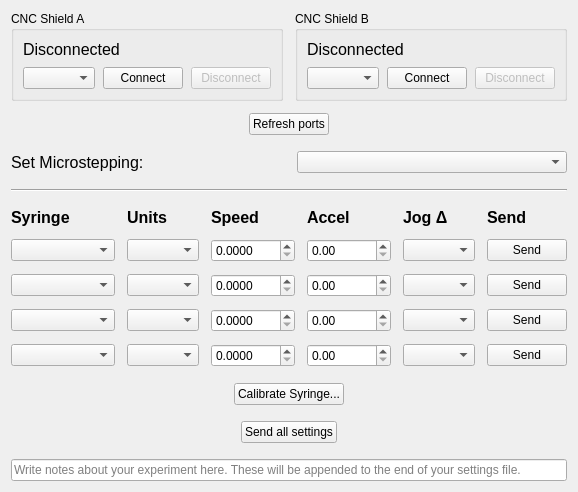
      <widget class="QWidget" name="setup">
       <attribute name="title">
        <string>Setup</string>
       </attribute>
       <layout class="QVBoxLayout" name="setupLayout">
        <property name="spacing">
         <number>16</number>
        </property>
        <item>
         <layout class="QGridLayout" name="portGrid">
          <property name="horizontalSpacing">
           <number>12</number>
          </property>
          <property name="verticalSpacing">
           <number>12</number>
          </property>
          <item row="0" column="0">
           <widget class="QGroupBox" name="primaryControllerGroup">
            <property name="title">
             <string>CNC Shield A</string>
            </property>
            <layout class="QVBoxLayout" name="primaryControllerLayout">
             <property name="spacing">
              <number>8</number>
             </property>
             <item>
              <widget class="QLabel" name="primary_status_LABEL">
               <property name="font">
                <font>
                 <pointsize>12</pointsize>
                </font>
               </property>
               <property name="text">
                <string>Disconnected</string>
               </property>
              </widget>
             </item>
             <item>
              <layout class="QHBoxLayout" name="primaryPortLayout">
               <item>
                <widget class="QComboBox" name="primary_port_DROPDOWN"/>
               </item>
               <item>
                <widget class="QPushButton" name="primary_connect_BTN">
                 <property name="text">
                  <string>Connect</string>
                 </property>
                </widget>
               </item>
               <item>
                <widget class="QPushButton" name="primary_disconnect_BTN">
                 <property name="enabled">
                  <bool>false</bool>
                 </property>
                 <property name="text">
                  <string>Disconnect</string>
                 </property>
                </widget>
               </item>
              </layout>
             </item>
            </layout>
           </widget>
          </item>
          <item row="0" column="1">
           <widget class="QGroupBox" name="secondaryControllerGroup">
            <property name="title">
             <string>CNC Shield B</string>
            </property>
            <layout class="QVBoxLayout" name="secondaryControllerLayout">
             <property name="spacing">
              <number>8</number>
             </property>
             <item>
              <widget class="QLabel" name="secondary_status_LABEL">
               <property name="font">
                <font>
                 <pointsize>12</pointsize>
                </font>
               </property>
               <property name="text">
                <string>Disconnected</string>
               </property>
              </widget>
             </item>
             <item>
              <layout class="QHBoxLayout" name="secondaryPortLayout">
               <item>
                <widget class="QComboBox" name="secondary_port_DROPDOWN"/>
               </item>
               <item>
                <widget class="QPushButton" name="secondary_connect_BTN">
                 <property name="text">
                  <string>Connect</string>
                 </property>
                </widget>
               </item>
               <item>
                <widget class="QPushButton" name="secondary_disconnect_BTN">
                 <property name="enabled">
                  <bool>false</bool>
                 </property>
                 <property name="text">
                  <string>Disconnect</string>
                 </property>
                </widget>
               </item>
              </layout>
             </item>
            </layout>
           </widget>
          </item>
          <item row="1" column="0" colspan="2">
           <layout class="QHBoxLayout" name="portButtonsLayout">
            <item>
             <spacer name="horizontalSpacer_port">
              <property name="orientation">
               <enum>Qt::Horizontal</enum>
              </property>
              <property name="sizeHint" stdset="0">
               <size>
                <width>40</width>
                <height>20</height>
               </size>
              </property>
             </spacer>
            </item>
            <item>
             <widget class="QPushButton" name="refresh_ports_BTN">
              <property name="text">
               <string>Refresh ports</string>
              </property>
             </widget>
            </item>
            <item>
             <spacer name="horizontalSpacer_port_2">
              <property name="orientation">
               <enum>Qt::Horizontal</enum>
              </property>
              <property name="sizeHint" stdset="0">
               <size>
                <width>40</width>
                <height>20</height>
               </size>
              </property>
             </spacer>
            </item>
           </layout>
          </item>
         </layout>
        </item>
        <item>
         <layout class="QHBoxLayout" name="microsteppingLayout">
          <item>
           <widget class="QLabel" name="label_5">
            <property name="font">
             <font>
              <pointsize>12</pointsize>
             </font>
            </property>
            <property name="text">
             <string>Set Microstepping:</string>
            </property>
           </widget>
          </item>
          <item>
           <widget class="QComboBox" name="microstepping_DROPDOWN"/>
          </item>
         </layout>
        </item>
        <item>
         <widget class="Line" name="line_6">
          <property name="orientation">
           <enum>Qt::Horizontal</enum>
          </property>
         </widget>
        </item>
        <item>
         <layout class="QGridLayout" name="setupGrid">
          <property name="horizontalSpacing">
           <number>12</number>
          </property>
          <property name="verticalSpacing">
           <number>12</number>
          </property>
          <item row="0" column="0">
           <widget class="QLabel" name="label_16">
            <property name="font">
             <font>
              <pointsize>12</pointsize>
              <weight>75</weight>
              <bold>true</bold>
             </font>
            </property>
            <property name="text">
             <string>Syringe</string>
            </property>
           </widget>
          </item>
          <item row="0" column="1">
           <widget class="QLabel" name="label_10">
            <property name="font">
             <font>
              <pointsize>12</pointsize>
              <weight>75</weight>
              <bold>true</bold>
             </font>
            </property>
            <property name="text">
             <string>Units</string>
            </property>
           </widget>
          </item>
          <item row="0" column="2">
           <widget class="QLabel" name="label_24">
            <property name="font">
             <font>
              <pointsize>12</pointsize>
              <weight>75</weight>
              <bold>true</bold>
             </font>
            </property>
            <property name="text">
             <string>Speed</string>
            </property>
           </widget>
          </item>
          <item row="0" column="3">
           <widget class="QLabel" name="label_19">
            <property name="font">
             <font>
              <pointsize>12</pointsize>
              <weight>75</weight>
              <bold>true</bold>
             </font>
            </property>
            <property name="text">
             <string>Accel</string>
            </property>
           </widget>
          </item>
          <item row="0" column="4">
           <widget class="QLabel" name="label_58">
            <property name="font">
             <font>
              <pointsize>12</pointsize>
              <weight>75</weight>
              <bold>true</bold>
             </font>
            </property>
            <property name="text">
             <string>Jog Δ</string>
            </property>
           </widget>
          </item>
          <item row="0" column="5">
           <widget class="QLabel" name="label_send">
            <property name="font">
             <font>
              <pointsize>12</pointsize>
              <weight>75</weight>
              <bold>true</bold>
             </font>
            </property>
            <property name="text">
             <string>Send</string>
            </property>
           </widget>
          </item>
          <item row="1" column="-1">
           <spacer name="setupSpacer1">
            <property name="orientation">
             <enum>Qt::Horizontal</enum>
            </property>
            <property name="sizeHint" stdset="0">
             <size>
              <width>0</width>
              <height>0</height>
             </size>
            </property>
           </spacer>
          </item>
          <item row="1" column="0">
           <widget class="QComboBox" name="p1_syringe_DROPDOWN"/>
          </item>
          <item row="1" column="1">
           <widget class="QComboBox" name="p1_units_DROPDOWN"/>
          </item>
          <item row="1" column="2">
           <widget class="QDoubleSpinBox" name="p1_speed_INPUT">
            <property name="decimals">
             <number>4</number>
            </property>
            <property name="maximum">
             <double>9999.999000000000252</double>
            </property>
           </widget>
          </item>
          <item row="1" column="3">
           <widget class="QDoubleSpinBox" name="p1_accel_INPUT">
            <property name="maximum">
             <double>99999.999000000005435</double>
            </property>
           </widget>
          </item>
          <item row="1" column="4">
           <widget class="QComboBox" name="p1_setup_jog_delta_INPUT"/>
          </item>
          <item row="1" column="5">
           <widget class="QPushButton" name="p1_setup_send_BTN">
            <property name="text">
             <string>Send</string>
            </property>
           </widget>
          </item>
          <item row="2" column="0">
           <widget class="QComboBox" name="p2_syringe_DROPDOWN"/>
          </item>
          <item row="2" column="1">
           <widget class="QComboBox" name="p2_units_DROPDOWN"/>
          </item>
          <item row="2" column="2">
           <widget class="QDoubleSpinBox" name="p2_speed_INPUT">
            <property name="decimals">
             <number>4</number>
            </property>
            <property name="maximum">
             <double>9999.999000000000252</double>
            </property>
           </widget>
          </item>
          <item row="2" column="3">
           <widget class="QDoubleSpinBox" name="p2_accel_INPUT">
            <property name="maximum">
             <double>99999.999000000005435</double>
            </property>
           </widget>
          </item>
          <item row="2" column="4">
           <widget class="QComboBox" name="p2_setup_jog_delta_INPUT"/>
          </item>
          <item row="2" column="5">
           <widget class="QPushButton" name="p2_setup_send_BTN">
            <property name="text">
             <string>Send</string>
            </property>
           </widget>
          </item>
          <item row="3" column="0">
           <widget class="QComboBox" name="p3_syringe_DROPDOWN"/>
          </item>
          <item row="3" column="1">
           <widget class="QComboBox" name="p3_units_DROPDOWN"/>
          </item>
          <item row="3" column="2">
           <widget class="QDoubleSpinBox" name="p3_speed_INPUT">
            <property name="decimals">
             <number>4</number>
            </property>
            <property name="maximum">
             <double>9999.999000000000252</double>
            </property>
           </widget>
          </item>
          <item row="3" column="3">
           <widget class="QDoubleSpinBox" name="p3_accel_INPUT">
            <property name="maximum">
             <double>99999.999000000005435</double>
            </property>
           </widget>
          </item>
          <item row="3" column="4">
           <widget class="QComboBox" name="p3_setup_jog_delta_INPUT"/>
          </item>
          <item row="3" column="5">
           <widget class="QPushButton" name="p3_setup_send_BTN">
            <property name="text">
             <string>Send</string>
            </property>
           </widget>
          </item>
          <item row="4" column="0">
           <widget class="QComboBox" name="p4_syringe_DROPDOWN"/>
          </item>
          <item row="4" column="1">
           <widget class="QComboBox" name="p4_units_DROPDOWN"/>
          </item>
          <item row="4" column="2">
           <widget class="QDoubleSpinBox" name="p4_speed_INPUT">
            <property name="decimals">
             <number>4</number>
            </property>
            <property name="maximum">
             <double>9999.999000000000252</double>
            </property>
           </widget>
          </item>
          <item row="4" column="3">
           <widget class="QDoubleSpinBox" name="p4_accel_INPUT">
            <property name="maximum">
             <double>99999.999000000005435</double>
            </property>
           </widget>
          </item>
          <item row="4" column="4">
           <widget class="QComboBox" name="p4_setup_jog_delta_INPUT"/>
          </item>
         <item row="4" column="5">
          <widget class="QPushButton" name="p4_setup_send_BTN">
           <property name="text">
            <string>Send</string>
           </property>
          </widget>
         </item>
        </layout>
       </item>
        <item>
         <layout class="QHBoxLayout" name="calibrationLayout">
          <item>
           <spacer name="horizontalSpacer_calibration">
            <property name="orientation">
             <enum>Qt::Horizontal</enum>
            </property>
            <property name="sizeHint" stdset="0">
             <size>
              <width>40</width>
              <height>20</height>
             </size>
            </property>
           </spacer>
          </item>
          <item>
           <widget class="QPushButton" name="calibrate_syringe_BTN">
            <property name="text">
             <string>Calibrate Syringe...</string>
            </property>
           </widget>
          </item>
          <item>
           <spacer name="horizontalSpacer_calibration_2">
            <property name="orientation">
             <enum>Qt::Horizontal</enum>
            </property>
            <property name="sizeHint" stdset="0">
             <size>
              <width>40</width>
              <height>20</height>
             </size>
            </property>
           </spacer>
          </item>
         </layout>
        </item>
        <item>
         <layout class="QHBoxLayout" name="sendAllLayout">
          <item>
           <spacer name="horizontalSpacer_send_all">
            <property name="orientation">
             <enum>Qt::Horizontal</enum>
            </property>
            <property name="sizeHint" stdset="0">
             <size>
              <width>40</width>
              <height>20</height>
             </size>
            </property>
           </spacer>
          </item>
          <item>
           <widget class="QPushButton" name="send_all_BTN">
            <property name="text">
             <string>Send all settings</string>
            </property>
           </widget>
          </item>
          <item>
           <spacer name="horizontalSpacer_send_all_2">
            <property name="orientation">
             <enum>Qt::Horizontal</enum>
            </property>
            <property name="sizeHint" stdset="0">
             <size>
              <width>40</width>
              <height>20</height>
             </size>
            </property>
           </spacer>
          </item>
         </layout>
        </item>
        <item>
         <widget class="QLineEdit" name="experiment_notes">
          <property name="placeholderText">
           <string>Write notes about your experiment here. These will be appended to the end of your settings file.</string>
          </property>
         </widget>
        </item>
       </layout>
      </widget>
